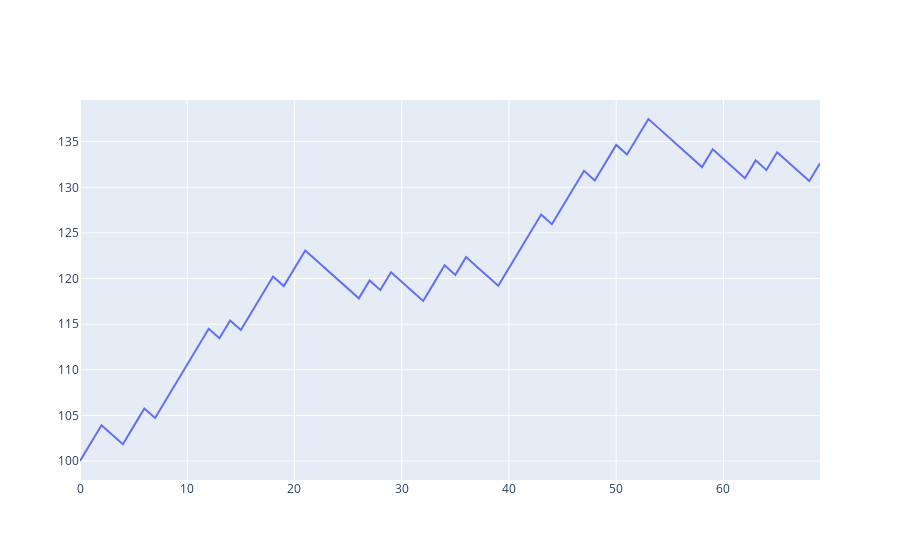
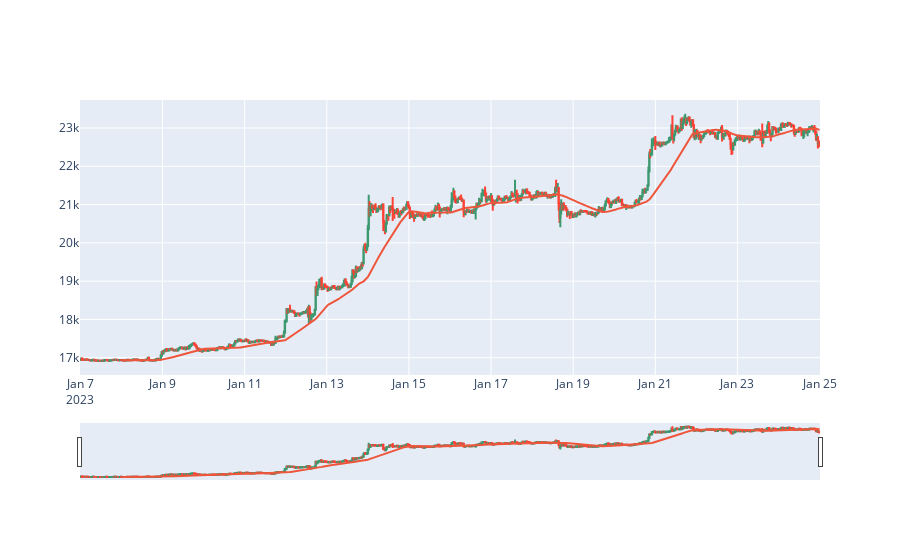
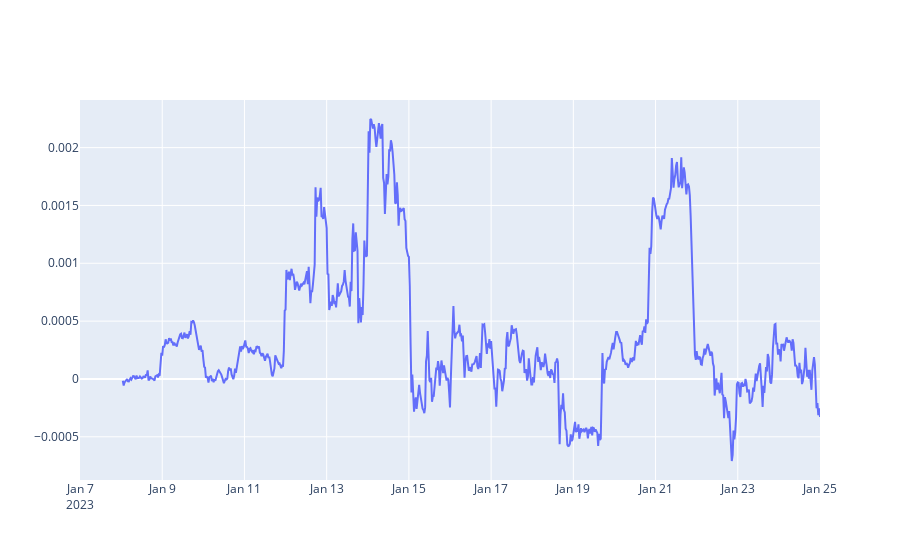
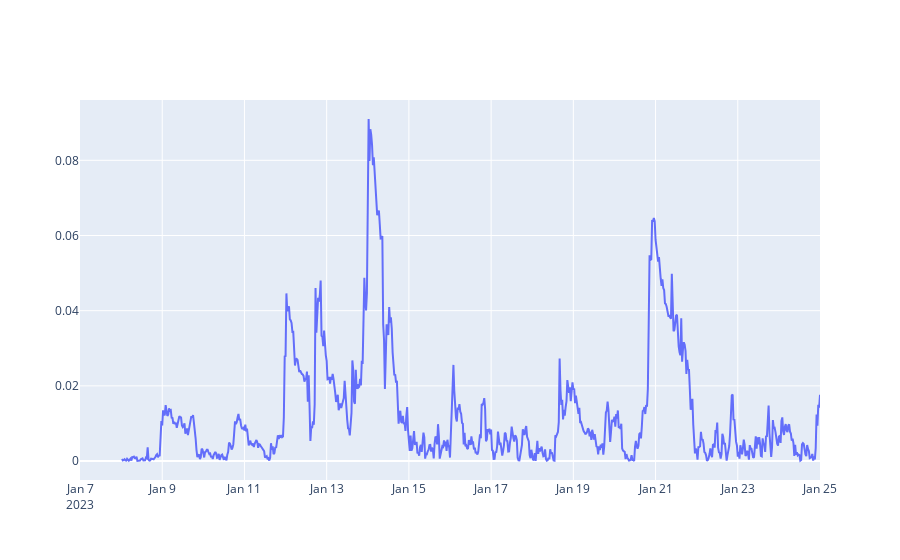

Source (notebook cell) for these figures, in order:
### Code cell
# up_imbalances, down_imbalances = get_list_of_imbalances(df_higher_tf)
# df_higher_tf = check_within_imbalances(df_higher_tf,up_imbalances,down_imbalances)
df_higher_tf = add_moving_average(50,df_higher_tf)
fig = go.Figure(data=[go.Candlestick(x=df_higher_tf['date'],
                open=df_higher_tf['open'],
                high=df_higher_tf['high'],
                low=df_higher_tf['low'],
                close=df_higher_tf['close'])])
df_lower_tf = df_higher_tf
fig.add_trace(go.Scatter(x=df_higher_tf['date'], y=df_higher_tf['SMA']))

fig1 = go.Figure(go.Scatter(x=df_higher_tf['date'],y=df_higher_tf['SMAslope']))

fig2 = go.Figure(go.Scatter(x=df_higher_tf['date'],y=df_higher_tf['SMAdistance']))

# fig1 = go.Figure(data=[go.Candlestick(x=df_lower_tf['date'],
#                 open=df_lower_tf['open'],
#                 high=df_lower_tf['high'],
#                 low=df_lower_tf['low'],
#                 close=df_lower_tf['close'])])

buy_orders = []
sell_orders = []
multiplier = 2
for i in range(3, len(df_lower_tf)):
    if df_higher_tf.iloc[i]['SMAslope'] > 0.0002 and df_higher_tf.iloc[i]['SMAdistance'] < 0.05:
        if hammer_up(df_lower_tf.loc[i-1, ['open', 'high', 'low', 'close']]):
            buy_orders.append((df_lower_tf.iloc[i]['open'], df_lower_tf.iloc[i-1]['low'],
            round(df_lower_tf.iloc[i]['open'] + (df_lower_tf.iloc[i]['open']-df_lower_tf.iloc[i-1]['low'])*multiplier,2),
            df_lower_tf.iloc[i]['date']))

    elif df_higher_tf.iloc[i]['SMAslope'] < -0.0002 and df_higher_tf.iloc[i]['SMAdistance'] > -0.05:
        if falling_star_down(df_lower_tf.loc[i-1, ['open', 'high', 'low', 'close']]):
            sell_orders.append((df_lower_tf.iloc[i]['open'], df_lower_tf.iloc[i-1]['high'],
            round(df_lower_tf.iloc[i]['open'] - (df_lower_tf.iloc[i-1]['high']-df_lower_tf.iloc[i]['open'])*multiplier,2),
            df_lower_tf.iloc[i]['date']))
            
    # elif df_higher_tf.iloc[i]['SMAslope'] > -0.0002 and df_higher_tf.iloc[i]['SMAslope'] < 0.0002:
    #     if hammer_up(df_lower_tf.loc[i-1, ['open', 'high', 'low', 'close']]):
    #         buy_orders.append((df_lower_tf.iloc[i]['open'], df_lower_tf.iloc[i-1]['low'],
    #         round(df_lower_tf.iloc[i]['open'] + (df_lower_tf.iloc[i]['open']-df_lower_tf.iloc[i-1]['low'])*multiplier,2),
    #         df_lower_tf.iloc[i]['date']))
        
    #     if falling_star_down(df_lower_tf.loc[i-1, ['open', 'high', 'low', 'close']]):
    #         sell_orders.append((df_lower_tf.iloc[i]['open'], df_lower_tf.iloc[i-1]['high'],
    #         round(df_lower_tf.iloc[i]['open'] - (df_lower_tf.iloc[i-1]['high']-df_lower_tf.iloc[i]['open'])*multiplier,2),
    #         df_lower_tf.iloc[i]['date']))
            
        

backtest(df_lower_tf,buy_orders,sell_orders,100,1,chart=True)

# for order in buy_orders:
#     fig1.add_trace(go.Scatter(x=[order[3]],y=[order[0]],mode='markers', marker=dict(size=4, color='white')))
#     fig1.add_trace(go.Scatter(x=[order[3]],y=[order[1]],mode='markers', marker=dict(size=4, color='red')))
#     fig1.add_trace(go.Scatter(x=[order[3]],y=[order[2]],mode='markers', marker=dict(size=4, color='green')))

# for order in sell_orders:
#     fig1.add_trace(go.Scatter(x=[order[3]],y=[order[0]],mode='markers', marker=dict(size=4, color='white')))
#     fig1.add_trace(go.Scatter(x=[order[3]],y=[order[1]],mode='markers', marker=dict(size=4, color='red')))
#     fig1.add_trace(go.Scatter(x=[order[3]],y=[order[2]],mode='markers', marker=dict(size=4, color='green')))

# for imbalance in up_imbalances:
#     fig.add_trace(go.Scatter(x=[imbalance[2]],y=[imbalance[0]],mode='markers', marker=dict(size=4, color='green')))

# for imbalance in down_imbalances:
#     fig.add_trace(go.Scatter(x=[imbalance[2]],y=[imbalance[0]],mode='markers', marker=dict(size=4, color='red')))

# for i in range(3, len(df_higher_tf)):
#     if up_engulfing(df_higher_tf.loc[i-2, ['open', 'high', 'low', 'close']],df_higher_tf.loc[i-1, ['open', 'high', 'low', 'close']]):
#         fig.add_trace(go.Scatter(x=[df_higher_tf.iloc[i-1]['date']],y=[df_higher_tf.iloc[i-1]['low']],mode='markers', marker=dict(size=4, color='green')))
#         # fig.add_vline(x=df_higher_tf.iloc[i-1]['date'],line=dict(color='green'))

    # if down_engulfing(df_higher_tf.loc[i-2, ['open', 'high', 'low', 'close']],df_higher_tf.loc[i-1, ['open', 'high', 'low', 'close']]):
    #     fig.add_trace(go.Scatter(x=[df_higher_tf.iloc[i-1]['date']],y=[df_higher_tf.iloc[i-1]['high']],mode='markers', marker=dict(size=4, color='red')))
    #     # fig.add_vline(x=df_higher_tf.iloc[i-1]['date'],line=dict(color='red'))

# for i in range(3, len(df_higher_tf)):
#     if df_higher_tf.iloc[i]['within_up_imbalance']:
#         fig.add_trace(go.Scatter(x=[df_higher_tf.iloc[i-1]['date']],y=[df_higher_tf.iloc[i-1]['low']],mode='markers', marker=dict(size=4, color='green')))
        
#     if df_higher_tf.iloc[i]['within_down_imbalance']:
#         fig.add_trace(go.Scatter(x=[df_higher_tf.iloc[i-1]['date']],y=[df_higher_tf.iloc[i-1]['high']],mode='markers', marker=dict(size=4, color='red')))
# rsx = go.Figure(go.Scatter(
#         x=df_higher_tf['date'],
#         y=df_higher_tf['RSX']
#     ))



fig.update_layout(showlegend=False)
fig.show()
fig1.update_layout(showlegend=False)
fig1.show()
fig2.update_layout(showlegend=False)
fig2.show()
# rsx.update_layout(showlegend=False)
# rsx.show()

### Figure 1 — Plotly figure (JSON) as saved in the notebook; plotly's stock layout.template omitted (floating-point values rounded to 4 significant figures)
{"data": [{"mode": "lines", "type": "scatter", "x": [0, 1, 2, 3, 4, 5, 6, 7, 8, 9, 10, 11, 12, 13, 14, 15, 16, 17, 18, 19, 20, 21, 22, 23, 24, 25, 26, 27, 28, 29, 30, 31, 32, 33, 34, 35, 36, 37, 38, 39, 40, 41, 42, 43, 44, 45, 46, 47, 48, 49, 50, 51, 52, 53, 54, 55, 56, 57, 58, 59, 60, 61, 62, 63, 64, 65, 66, 67, 68, 69], "y": [100, 102.0, 103.9, 102.9, 101.8, 103.8, 105.8, 104.7, 106.7, 108.6, 110.6, 112.5, 114.5, 113.4, 115.4, 114.4, 116.3, 118.3, 120.2, 119.2, 121.1, 123.1, 122.0, 121.0, 119.9, 118.9, 117.8, 119.8, 118.7, 120.7, 119.6, 118.6, 117.5, 119.5, 121.5, 120.4, 122.4, 121.3, 120.3, 119.2, 121.2, 123.1, 125.1, 127.0, 126.0, 127.9, 129.9, 131.8, 130.8, 132.7, 134.7, 133.6, 135.5, 137.5, 136.4, 135.4, 134.3, 133.3, 132.2, 134.2, 133.1, 132.1, 131.0, 133.0, 131.9, 133.8, 132.8, 131.7, 130.7, 132.6]}], "layout": {}}

### Figure 2 — Plotly figure (JSON) as saved in the notebook; plotly's stock layout.template omitted (floating-point values rounded to 4 significant figures; data arrays with more than 128 entries replaced by an {"elided": "..."} marker saying what was removed)
{"data": [{"close": {"elided": "865 float values"}, "high": {"elided": "865 float values"}, "low": {"elided": "865 float values"}, "open": {"elided": "865 float values"}, "type": "candlestick", "x": {"elided": "865 str values"}}, {"type": "scatter", "x": {"elided": "865 str values"}, "y": {"elided": "865 float values"}}], "layout": {"showlegend": false}}

### Figure 3 — Plotly figure (JSON) as saved in the notebook; plotly's stock layout.template omitted (floating-point values rounded to 4 significant figures; data arrays with more than 128 entries replaced by an {"elided": "..."} marker saying what was removed)
{"data": [{"type": "scatter", "x": {"elided": "865 str values"}, "y": {"elided": "865 float values"}}], "layout": {"showlegend": false}}

### Figure 4 — Plotly figure (JSON) as saved in the notebook; plotly's stock layout.template omitted (floating-point values rounded to 4 significant figures; data arrays with more than 128 entries replaced by an {"elided": "..."} marker saying what was removed)
{"data": [{"type": "scatter", "x": {"elided": "865 str values"}, "y": {"elided": "865 float values"}}], "layout": {"showlegend": false}}
